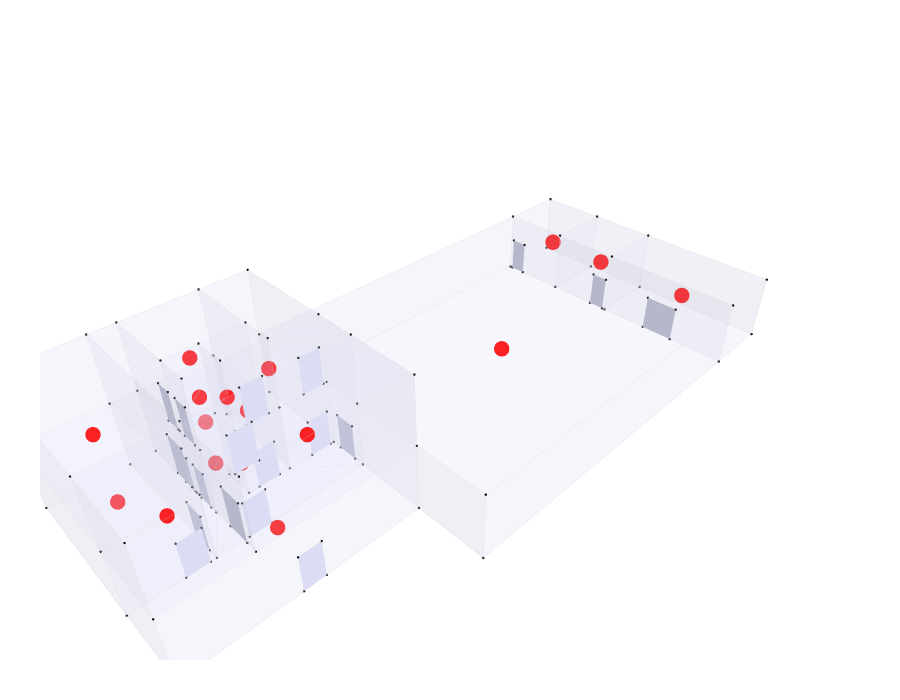

The cell this chart's notebook holds for it:
### Markdown cell above
## 20. Show the geometry and the access graph (g02)

### Code cell
Topology.Show(
    cc,
    g2,
    door_faces,

    vertexSizeKey="size",
    vertexColorKey="color",
    edgeWidthKey="width",
    edgeColorKey="color",

    faceOpacity=0.15,
    faceColor=[220,220,245],

    edgeWidth=0.5,
    edgeColor="lightgray",

    backgroundColor="white",
    width=900,
    height=700,
    renderer=renderer
)
